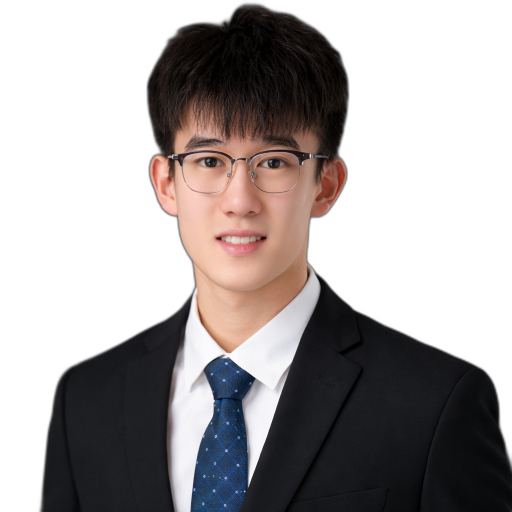
#> input picture src/headshot-cut.png, 1024 x 1024 px (shown at 1/2 size); its folder holds 2 pictures in this run
$ python build.py
#> lines starting #> are read from the running program, lines starting #| are printed output that depends on the picture
### ascii.py
"""Turns src/headshot-cut.png (background removed with rembg) into ASCII rows for the neofetch card."""
from pathlib import Path

import cv2
import numpy as np
from PIL import Image

SRC = Path(__file__).parent / "src" / "headshot-cut.png"
# sparse to dense
RAMP = " .:-=+*#%@"


def portrait(cols=74, aspect=0.5, invert=False):
    """invert=False suits a dark terminal: bright skin becomes dense glyphs.
    invert=True suits a light terminal: dark hair and suit become dense glyphs."""
    im = Image.open(SRC).convert("RGBA")
    im = im.crop((250, 0, 774, 700))  # head and collar, so the face fills the panel
    alpha = np.array(im.split()[3])
    grey = cv2.cvtColor(np.array(im.convert("RGB")), cv2.COLOR_RGB2GRAY)
    grey = cv2.createCLAHE(clipLimit=3.0, tileGridSize=(8, 8)).apply(grey)
    rows = int(cols * im.height / im.width * aspect)
    g = cv2.resize(grey, (cols, rows), interpolation=cv2.INTER_AREA) / 255.0
    a = cv2.resize(alpha, (cols, rows), interpolation=cv2.INTER_AREA)
    out = []
    for y in range(rows):
        line = []
        for x in range(cols):
            if a[y, x] < 110:
                line.append(" ")
                continue
            v = 1 - g[y, x] if invert else g[y, x]
            v = 0.08 + 0.92 * v  # keep the silhouette: no foreground cell is blank
            line.append(RAMP[min(len(RAMP) - 1, int(v * len(RAMP)))])
        out.append("".join(line).rstrip())
    return out


# [2 lines that do not run on import are left out]

### build.py
"""Generates the terminal-style SVG cards for the GitHub profile README.

Run `python3 build.py`; it writes a dark and a light version of every card into assets/.
SVG only (no JS, no web fonts) because GitHub serves README images through its image
proxy, which strips scripts and blocks external requests. Animation is SMIL, and every
static attribute holds the readable state, so a renderer that ignores animation (GitHub
mobile, link previews) still shows the whole card.

The look follows the "hacker" profiles Warren picked: a dark terminal, a neofetch panel
with an ASCII portrait made from his headshot (ascii.py), and block-letter name art.
"""
from pathlib import Path
from xml.sax.saxutils import escape

from ascii import portrait

OUT = Path(__file__).parent / "assets"
MONO = "ui-monospace, SFMono-Regular, Menlo, Consolas, 'Liberation Mono', monospace"

THEMES = {
    "dark": dict(
        bg="#0D1117", panel="#010409", bar="#161B22", line="#30363D", text="#E6EDF3",
        muted="#7D8590", key="#79C0FF", green="#3FB950", glow="#39D353", dim="#0E4429",
        yellow="#E3B341", pink="#F778BA", purple="#BC8CFF", orange="#FFA657", ascii="#56D364",
    ),
    "light": dict(
        bg="#FFFFFF", panel="#F6F8FA", bar="#EAEEF2", line="#D0D7DE", text="#1F2328",
        muted="#656D76", key="#0969DA", green="#1A7F37", glow="#2DA44E", dim="#ACEEBB",
        yellow="#9A6700", pink="#BF3989", purple="#8250DF", orange="#BC4C00", ascii="#1A7F37",
    ),
}


def window(t, w, h, title, uid):
    """Terminal window chrome shared by every card."""
    dots = "".join(f'<circle cx="{26 + k * 20}" cy="21" r="6" fill="{c}"/>'
                   for k, c in enumerate(["#FF5F57", "#FEBC2E", "#28C840"]))
    return f"""
  <defs>
    <clipPath id="win{uid}"><rect width="{w}" height="{h}" rx="12"/></clipPath>
    <linearGradient id="scan{uid}" x1="0" y1="0" x2="0" y2="1">
      <stop offset="0" stop-color="{t['glow']}" stop-opacity="0"/>
      <stop offset="0.5" stop-color="{t['glow']}" stop-opacity="0.07"/>
      <stop offset="1" stop-color="{t['glow']}" stop-opacity="0"/>
    </linearGradient>
  </defs>
  <g clip-path="url(#win{uid})">
    <rect width="{w}" height="{h}" fill="{t['panel']}"/>
    <rect width="{w}" height="42" fill="{t['bar']}"/>
    <line x1="0" x2="{w}" y1="42" y2="42" stroke="{t['line']}"/>
    {dots}
    <text x="{w / 2}" y="26" text-anchor="middle" font-family="{MONO}" font-size="13" fill="{t['muted']}">{escape(title)}</text>
    <rect x="0" y="-120" width="{w}" height="120" fill="url(#scan{uid})">
      <animate attributeName="y" values="-120;{h}" dur="6s" repeatCount="indefinite"/>
    </rect>
  </g>
  <rect x="0.5" y="0.5" width="{w - 1}" height="{h - 1}" rx="12" fill="none" stroke="{t['line']}"/>"""


def prompt(t, x, y, cmd, size=14):
    return (f'<text x="{x}" y="{y}" font-family="{MONO}" font-size="{size}" xml:space="preserve">'
            f'<tspan fill="{t["green"]}">warren@github</tspan><tspan fill="{t["muted"]}">:</tspan>'
            f'<tspan fill="{t["key"]}">~</tspan><tspan fill="{t["muted"]}">$ </tspan>'
            f'<tspan fill="{t["text"]}">{escape(cmd)}</tspan></text>')


def cursor(t, x, y, h=17):
    return (f'<rect x="{x}" y="{y - h + 3}" width="9" height="{h}" fill="{t["glow"]}">'
            f'<animate attributeName="opacity" values="1;1;0;0" keyTimes="0;0.5;0.5;1" dur="1.1s" repeatCount="indefinite"/></rect>')


# ---------------------------------------------------------------- header
# "ANSI Shadow" letters; the solid cells are drawn as squares so they line up in any font
LETTERS = {
    "W": ["█   █", "█   █", "█ █ █", "█████", " █ █ "],
    "A": [" ███ ", "█   █", "█████", "█   █", "█   █"],
    "R": ["████ ", "█   █", "████ ", "█  █ ", "█   █"],
    "E": ["█████", "█    ", "████ ", "█    ", "█████"],
    "N": ["█   █", "██  █", "█ █ █", "█  ██", "█   █"],
    "L": ["█    ", "█    ", "█    ", "█    ", "█████"],
    "I": ["███", " █ ", " █ ", " █ ", "███"],
    "M": ["█   █", "██ ██", "█ █ █", "█   █", "█   █"],
    " ": ["  ", "  ", "  ", "  ", "  "],
}

PHRASES = [
    "finance student who builds his own research tools",
    "buy-side equity research: Salesforce, ServiceNow, Copart",
    "Eurasia AM Challenge 2026 champion, +97.1% vs +90.5%",
    "valuation for what to own, the chart for when",
]
CHAR_W = 8.43     # 14px system mono, average advance
SLOT, TYPE_T, HOLD_T = 6.5, 2.0, 6.0


def typing(t, x, y, uid):
    """Cycles the phrases. The clock is shifted so t=0 (and any renderer that ignores
    animation) shows the first phrase fully typed, never a blank line."""
    total = SLOT * len(PHRASES)
    step = 0.05

    def width(i, now):
        local = (now + TYPE_T) % total - i * SLOT
        n = len(PHRASES[i])
        if 0 <= local < TYPE_T:
            return int(local / TYPE_T * n) * CHAR_W
        return n * CHAR_W if TYPE_T <= local < HOLD_T else 0

    def frames(fn):
        out, last = [], None
        for k in range(int(total / step)):
            v = fn(k * step)
            if v != last:
                out.append((k * step, v))
                last = v
        return out

    def animate(attr, fr, fmt):
        kt = ";".join(f"{f[0] / total:.4f}" for f in fr)
        vals = ";".join(fmt(f[1]) for f in fr)
        return (f'<animate attributeName="{attr}" calcMode="discrete" dur="{total}s" '
                f'repeatCount="indefinite" keyTimes="{kt}" values="{vals}"/>')

    defs, texts = [], []
    for i, p in enumerate(PHRASES):
        fr = frames(lambda now, i=i: width(i, now))
        defs.append(f'<clipPath id="tc{uid}{i}"><rect x="{x}" y="{y - 16}" height="22" width="{width(i, 0):.1f}">'
                    f'{animate("width", fr, lambda v: f"{v:.1f}")}</rect></clipPath>')
        texts.append(f'<text x="{x}" y="{y}" clip-path="url(#tc{uid}{i})" font-family="{MONO}" font-size="14" '
                     f'fill="{t["text"]}">{escape(p)}</text>')
    cur = lambda now: max(width(i, now) for i in range(len(PHRASES)))
    cur_el = (f'<rect y="{y - 13}" width="9" height="17" fill="{t["glow"]}" x="{x + cur(0) + 2:.1f}">'
              f'{animate("x", frames(cur), lambda v: f"{x + v + 2:.1f}")}'
              f'<animate attributeName="opacity" values="1;1;0;0" keyTimes="0;0.5;0.5;1" dur="1.1s" repeatCount="indefinite"/></rect>')
    return "".join(defs), "".join(texts) + cur_el


def header(t, uid):
#> called with uid = 'd'
    W, H = 1000, 300
    cell, gap = 13, 1.5
    word = "WARREN LIM"
    cols = sum(len(LETTERS[c][0]) + 1 for c in word) - 1
    x0 = (W - cols * cell) / 2
    y0 = 100
    shadow, solid = [], []
    cx = x0
    for c in word:
        rows = LETTERS[c]
        for r, row in enumerate(rows):
            for k, ch in enumerate(row):
                if ch == "█":
                    x, y = cx + k * cell, y0 + r * cell
                    shadow.append(f'<rect x="{x + 4:.1f}" y="{y + 4:.1f}" width="{cell - gap}" height="{cell - gap}"/>')
                    solid.append(f'<rect x="{x:.1f}" y="{y:.1f}" width="{cell - gap}" height="{cell - gap}"/>')
        cx += (len(rows[0]) + 1) * cell
    art_w = cols * cell
    tdefs, ttext = typing(t, 64, 254, uid)
    return f"""<svg xmlns="http://www.w3.org/2000/svg" width="{W}" height="{H}" viewBox="0 0 {W} {H}" role="img" aria-label="Warren Lim, finance student who builds his own research tools">
  <title>Warren Lim</title>{window(t, W, H, 'warren@github: ~ — zsh', uid)}
  <defs>
    {tdefs}
    <linearGradient id="nm{uid}" x1="0" y1="0" x2="1" y2="0">
      <stop offset="0" stop-color="{t['glow']}"/><stop offset="0.5" stop-color="{t['key']}"/><stop offset="1" stop-color="{t['glow']}"/>
    </linearGradient>
    <linearGradient id="sh{uid}" gradientUnits="userSpaceOnUse" x1="{x0 - 200:.0f}" y1="0" x2="{x0:.0f}" y2="0">
      <stop offset="0" stop-color="#FFFFFF" stop-opacity="0"/><stop offset="0.5" stop-color="#FFFFFF" stop-opacity="0.55"/><stop offset="1" stop-color="#FFFFFF" stop-opacity="0"/>
      <animateTransform attributeName="gradientTransform" type="translate" values="0 0;{art_w + 400:.0f} 0" dur="5s" repeatCount="indefinite"/>
    </linearGradient>
  </defs>
  {prompt(t, 28, 74, 'figlet "warren lim" | lolcat')}
  <g fill="{t['dim']}">{''.join(shadow)}</g>
  <g fill="url(#nm{uid})">{''.join(solid)}</g>
  <g fill="url(#sh{uid})">{''.join(solid)}</g>
  {prompt(t, 28, 226, 'echo $WHOAMI')}
  <text x="44" y="254" font-family="{MONO}" font-size="14" fill="{t['green']}">&gt;</text>
  {ttext}
</svg>"""


# ---------------------------------------------------------------- neofetch
# every figure is from Personal/Career/Job Application Profile.md
FETCH = [
    ("head", "warren@limzf"),
    ("rule", ""),
    ("kv", "Degree", "NTU, Business (Banking & Finance)"),
    ("kv", "Exchange", "SMU, fall 2026"),
    ("kv", "Location", "Singapore"),
    ("kv", "Focus", "Buy-side equity research"),
    ("kv", "Studying", "FMVA, CFA Level I in November"),
    ("gap",),
    ("sec", "Track record"),
    ("kv", "EAMC 2026", "Champion, Eurasia AM Challenge"),
    ("kv", "Return", "+97.1% vs +90.5% benchmark"),
    ("kv", "Sharpe", "0.94 vs 0.86"),
    ("kv", "Whitman", "factsheets: 3 min -> 20 s"),
    ("kv", "Pinnacle", "Salesforce, ServiceNow, Copart"),
    ("gap",),
    ("sec", "Stack"),
    ("kv", "Code", "Python, TypeScript, Excel VBA"),
    ("kv", "Data", "Bloomberg, Capital IQ, FRED"),
    ("kv", "Builds", "Claude Code, Next.js, Vercel"),
    ("gap",),
    ("sec", "Contact"),
    ("kv", "Web", "warrenlimzf.com"),
    ("kv", "LinkedIn", "in/warrenlimzf"),
]


def neofetch(t, uid):
    W = 1000
    COLS = 72
    rows = portrait(cols=COLS, aspect=0.553, invert=t["bg"] == "#FFFFFF")
#> in portrait, im is the input picture: PIL image 1024x1024 RGBA; mean R, G, B, A 39.9, 34.9, 34.7, 127.3
#> in portrait, `im = im.crop((250, 0, 774, 700))`:
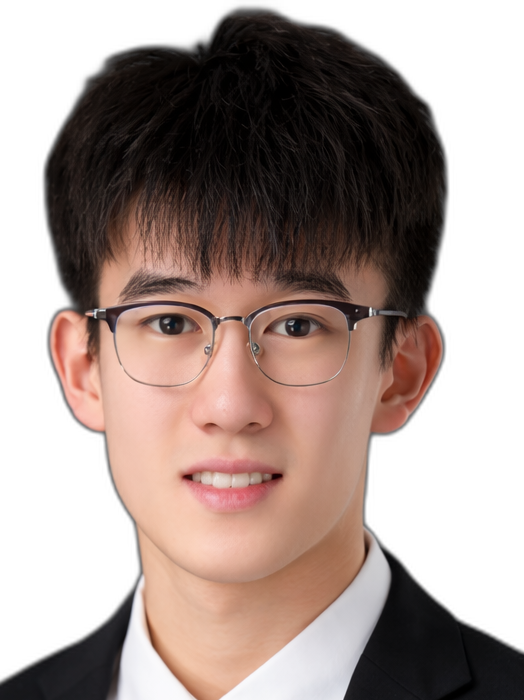
#> im: PIL image 524x700 RGBA; mean R, G, B, A 74.5, 58.3, 52.6, 161.4; transparent parts drawn white
#> in portrait, `alpha = np.array(im.split()[3])`:
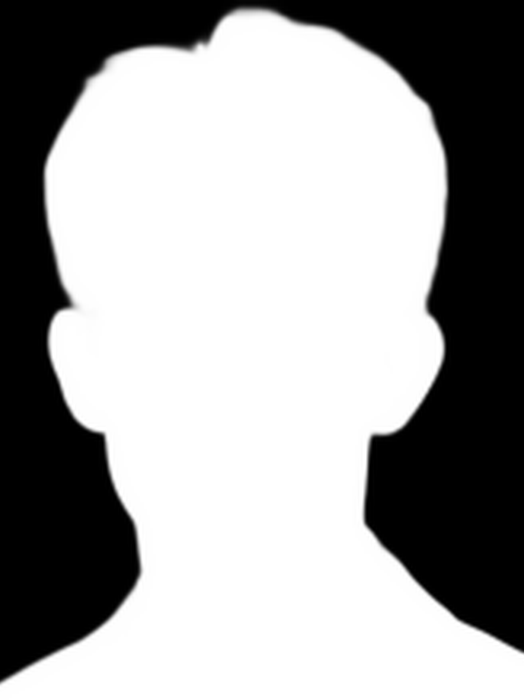
#> alpha: shape (700, 524); min 0, max 255, mean 161.4
#> in portrait, `grey = cv2.cvtColor(np.array(im.convert("RGB")), cv2.COLOR_RGB2GRAY)`:
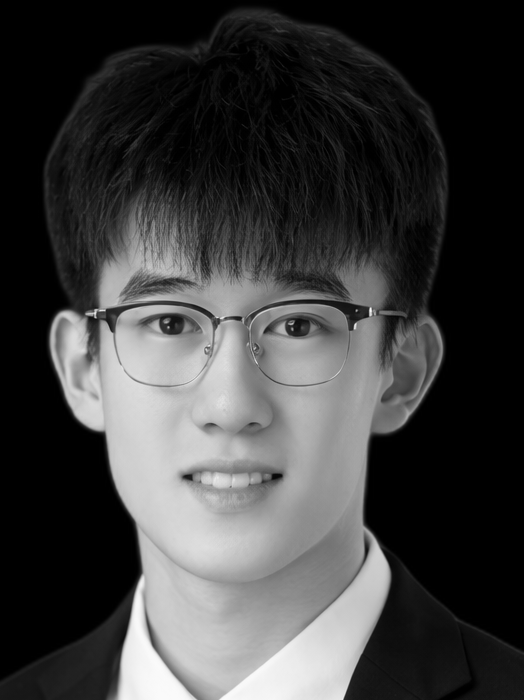
#> grey: shape (700, 524); min 0, max 251, mean 62.5
#> in portrait, `grey = cv2.createCLAHE(clipLimit=3.0, tileGridSize=(8, 8)).apply(grey)`:
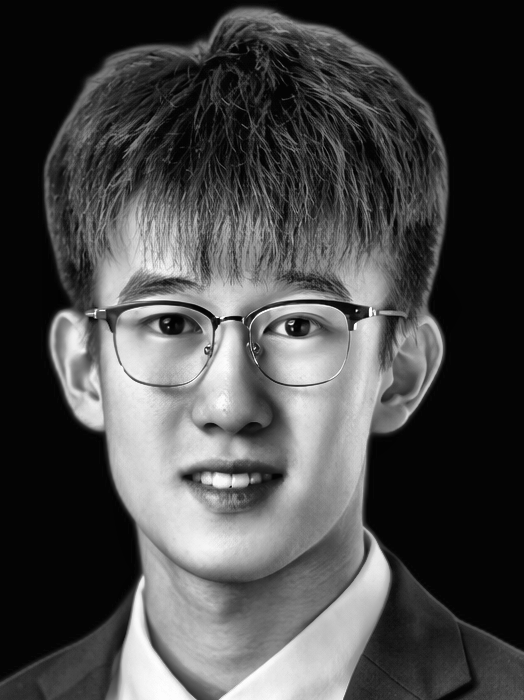
#> grey: shape (700, 524); min 1, max 255, mean 73
#> in portrait, `g = cv2.resize(grey, (cols, rows), interpolation=cv2.INTER_AREA) / 255.0`:
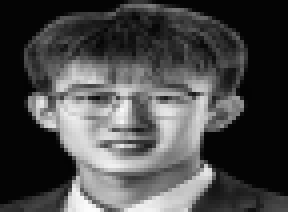
#> g: shape (53, 72) float64 (shown 4 times larger); min 0.0118, max 0.988, mean 0.286
#> in portrait, `a = cv2.resize(alpha, (cols, rows), interpolation=cv2.INTER_AREA)`:
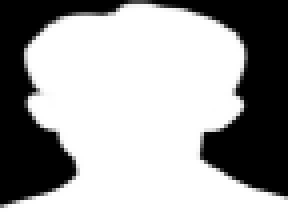
#> a: shape (53, 72) (shown 4 times larger); min 0, max 255, mean 161.4
#> after the loop in portrait, `for y in range(rows):`: out = 53 items
#> rows = 53 items
    fs, cw, lh = 8.6, 5.2, 9.4
    px, py = 34, 92
    art_h = len(rows) * lh
#> art_h = 498.2
    lines = []
    for i, r in enumerate(rows):
        r = r.ljust(COLS)
        lines.append(f'<text x="{px}" y="{py + i * lh:.1f}" textLength="{COLS * cw:.1f}" lengthAdjust="spacing" '
                     f'xml:space="preserve">{escape(r)}</text>')
#> this loop made 53 passes
#> r on passes 1 to 2: '', '                              -======++='
#> after the loop, lines = 53 items
    # right column
    rx, ry, step = 474, 96, 20.5
    out, y = [], ry
    for item in FETCH:
        kind = item[0]
        if kind == "head":
            out.append(f'<text x="{rx}" y="{y}" font-size="15" font-weight="700"><tspan fill="{t["green"]}">warren</tspan>'
                       f'<tspan fill="{t["text"]}">@</tspan><tspan fill="{t["green"]}">limzf</tspan></text>')
        elif kind == "rule":
            out.append(f'<text x="{rx}" y="{y - 4}" font-size="14" fill="{t["muted"]}">{"-" * 12}</text>')
            y -= 6
        elif kind == "gap":
            y -= 9
        elif kind == "sec":
            out.append(f'<text x="{rx}" y="{y}" font-size="13.5" font-weight="700" fill="{t["yellow"]}">-- {escape(item[1])} '
                       f'<tspan fill="{t["line"]}">{"-" * (34 - len(item[1]))}</tspan></text>')
        else:
            k, v = item[1], item[2]
            dots = "." * (11 - len(k))
            out.append(f'<text x="{rx}" y="{y}" font-size="13.5" xml:space="preserve"><tspan fill="{t["key"]}" font-weight="700">{escape(k)}</tspan>'
                       f'<tspan fill="{t["line"]}"> {dots} </tspan><tspan fill="{t["text"]}">{escape(v)}</tspan></text>')
        y += step
    blocks = "".join(f'<rect x="{rx + k * 26}" y="{y - 4}" width="24" height="14" fill="{c}"/>'
                     for k, c in enumerate([t["line"], "#F85149", t["green"], t["yellow"], t["key"], t["purple"], "#39C5CF", t["text"]]))
    H = int(max(py + art_h, y + 10) + 48)
#> H = 638
    end_y = H - 22
#> end_y = 616
    return f"""<svg xmlns="http://www.w3.org/2000/svg" width="{W}" height="{H}" viewBox="0 0 {W} {H}" role="img" aria-label="neofetch: ASCII portrait of Warren beside his degree, track record, stack and contact">
  <title>neofetch</title>{window(t, W, H, 'warren@github: ~ — neofetch', uid)}
  <defs>
    <linearGradient id="pg{uid}" x1="0" y1="0" x2="0" y2="1">
      <stop offset="0" stop-color="{t['ascii']}"/><stop offset="1" stop-color="{t['key']}"/>
    </linearGradient>
  </defs>
  {prompt(t, 28, 70, 'neofetch')}
  <rect x="{px - 12}" y="{py - 16}" width="{COLS * cw + 24:.0f}" height="{art_h + 14:.0f}" rx="8" fill="{t['bg']}" stroke="{t['line']}"/>
  <g font-family="{MONO}" font-size="{fs}" fill="url(#pg{uid})">{''.join(lines)}
    <animate attributeName="opacity" values="1;0.82;1;1;0.9;1" keyTimes="0;0.04;0.08;0.6;0.62;1" dur="7s" repeatCount="indefinite"/>
  </g>
  <g font-family="{MONO}">{''.join(out)}{blocks}</g>
  {prompt(t, 28, end_y, '')}
  {cursor(t, 28 + 17 * CHAR_W, end_y)}
</svg>"""


# ---------------------------------------------------------------- projects
PROJECTS = [
    ("macro-research", "Next.js", "key", "US macro indicators on live FRED charts, plus company research"),
    ("market-dashboard", "TypeScript", "key", "a US market report every trading day: the tape and the movers"),
    ("trading-journal", "TypeScript", "key", "every trade logged and reviewed, embedded in my site"),
    ("vcp-strategy-desk", "Python", "yellow", "swing-trading rulebook on a pre-registered out-of-sample test"),
    ("bank-nav-automation", "Python", "yellow", "LGT, BoS and UBS statements into Excel, each figure screenshotted"),
    ("web-design-skill", "Claude Code", "orange", "a Claude Code skill that keeps my sites from looking machine-made"),
]


def projects(t, uid):
#> called with uid = 'd'
    W = 1000
    top, step = 104, 27
    H = top + step * len(PROJECTS) + 74
    rows = []
    for i, (name, lang, col, desc) in enumerate(PROJECTS):
        y = top + i * step
        perm = "drwxr-xr-x" if i < 4 else "drwxr-xr-x"
        pub = i == 4
        rows.append(f'<text x="28" y="{y}" font-size="13" xml:space="preserve">'
                    f'<tspan fill="{t["muted"]}">{perm}  </tspan>'
                    f'<tspan fill="{t[col]}">{escape(lang.ljust(11))}</tspan>'
                    f'<tspan fill="{t["key"]}" font-weight="700">  {escape(name.ljust(20))}</tspan>'
                    f'<tspan fill="{t["text"]}">{escape(desc)}</tspan>'
                    f'{"<tspan fill=" + chr(34) + t["green"] + chr(34) + "> [public]</tspan>" if pub else ""}</text>')
#> after the loop, rows = 6 items
    end_y = top + step * len(PROJECTS) + 20
    return f"""<svg xmlns="http://www.w3.org/2000/svg" width="{W}" height="{H}" viewBox="0 0 {W} {H}" role="img" aria-label="Six projects Warren has built">
  <title>ls ~/projects</title>{window(t, W, H, 'warren@github: ~/projects', uid)}
  {prompt(t, 28, 74, 'ls -la ~/projects  # most repos are private; the live work is on warrenlimzf.com')}
  <g font-family="{MONO}">{''.join(rows)}</g>
  {prompt(t, 28, end_y, '')}
  {cursor(t, 28 + 17 * CHAR_W, end_y)}
</svg>"""


if __name__ == "__main__":
    OUT.mkdir(exist_ok=True)
    for name, t in THEMES.items():
        uid = name[0]
        (OUT / f"header-{name}.svg").write_text(header(t, uid))
        (OUT / f"neofetch-{name}.svg").write_text(neofetch(t, uid))
        (OUT / f"projects-{name}.svg").write_text(projects(t, uid))
    print("wrote", sorted(p.name for p in OUT.glob("*.svg")))
